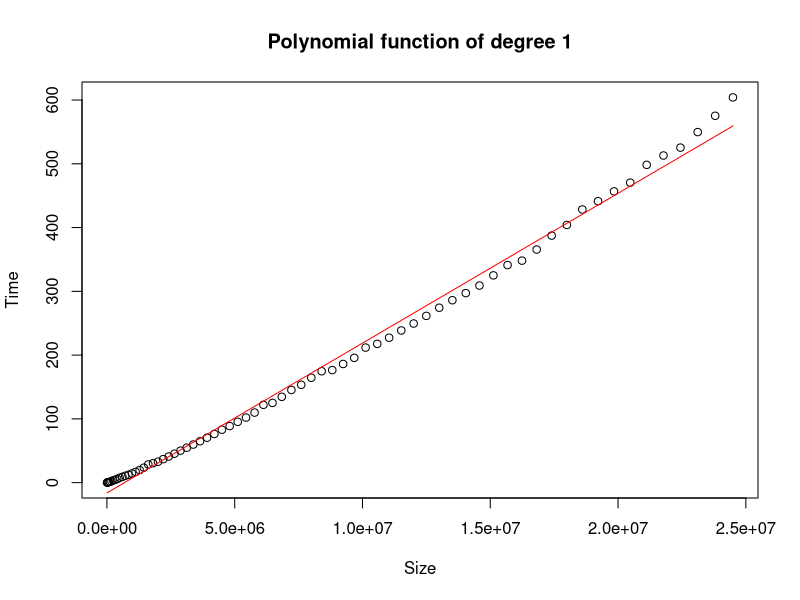
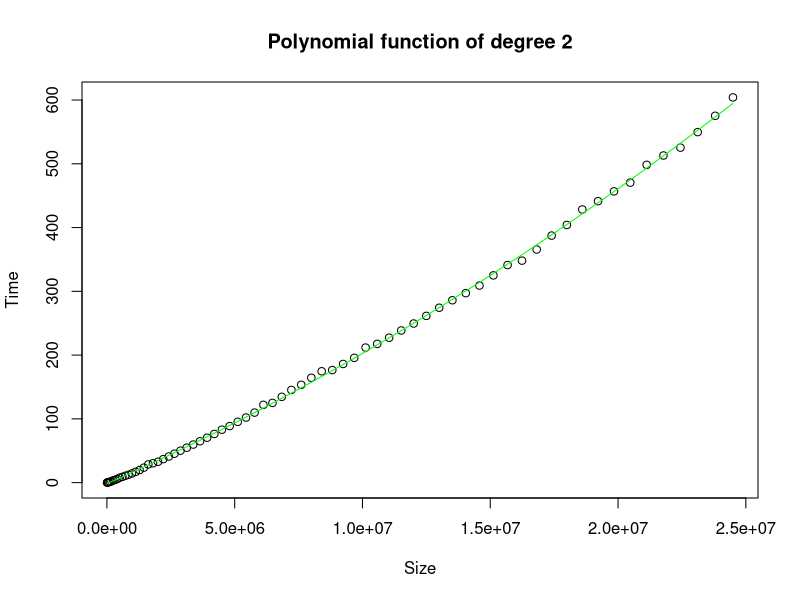
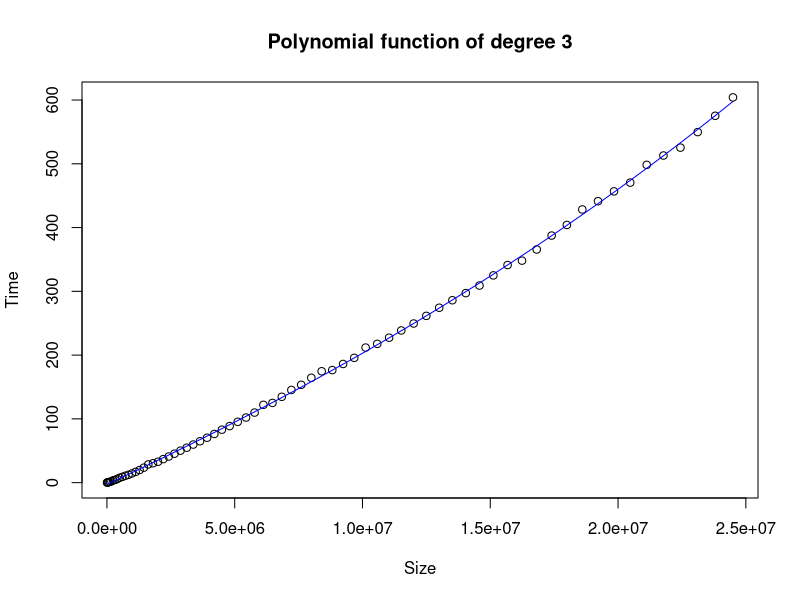
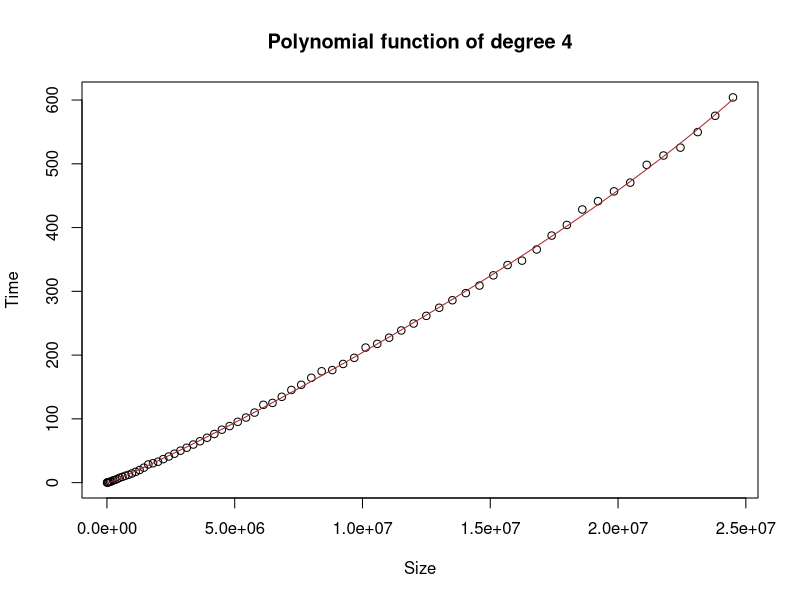
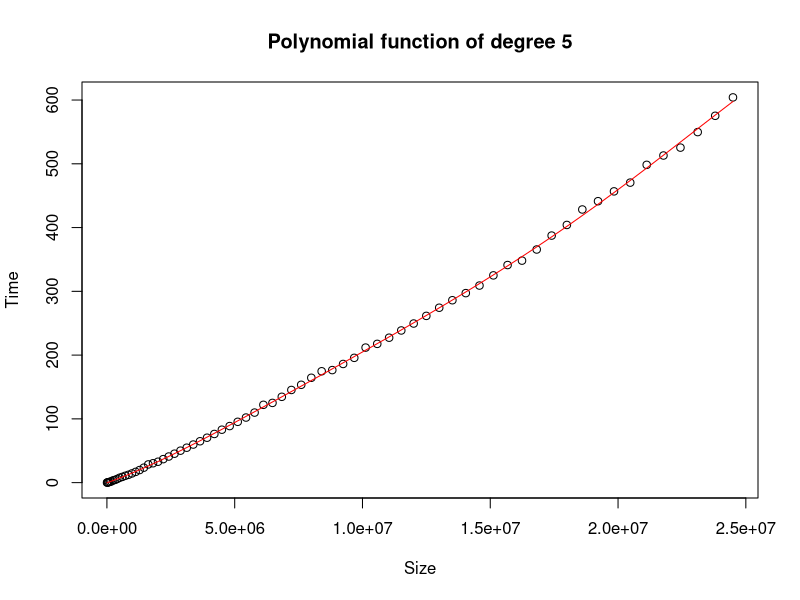
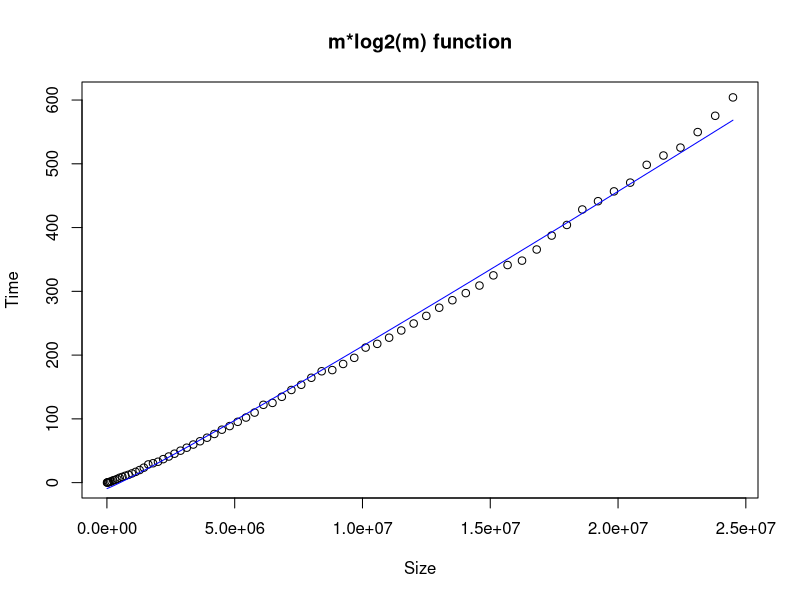
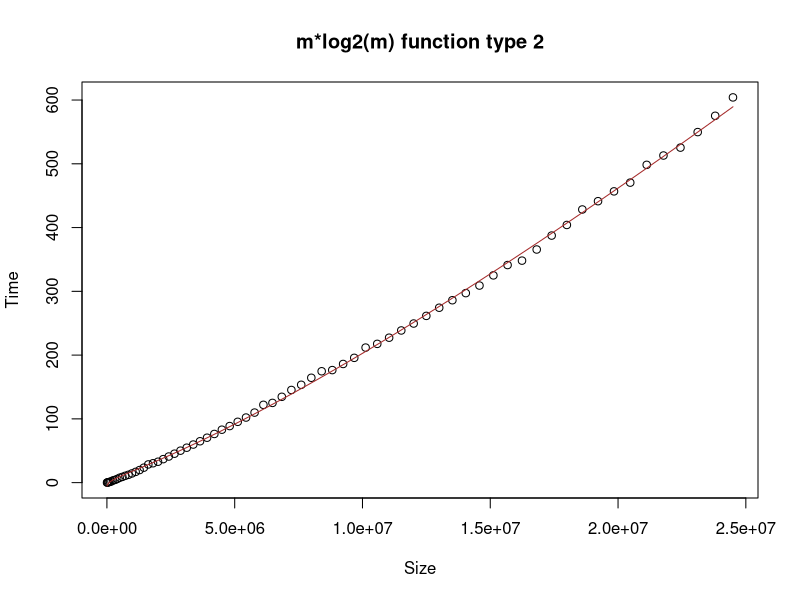

Source code (R) for these figures, in order:
kruskal = read.csv("kruskal.csv", header = F)
View(kruskal)
colnames(kruskal)=c("edges","vertices","time")
View(kruskal)

#The function that we will use is based on two variables: edges and time, becuase the hypothesis function is
# O(mlog(n)) where m is edges and n is vertices but that equation was reduced from O(mlog(m)) and n^2 = m ,
# so log(n^2) = 2*log(n) , therefore we can just use log(n).

ylm1 = lm(time~edges,data=kruskal)
summary(ylm1)
plot(kruskal$edges,kruskal$time,xlab = "Size", ylab = "Time",pch=21, main = "Polynomial function of degree 1")
lines(kruskal$edges,ylm1$fitted.values, col="red")
ylm1$coefficients
# Coefficients:
#   Estimate Std. Error t value Pr(>|t|)    
# (Intercept) -1.614e+01  2.394e+00  -6.741 4.15e-09 ***
#   edges        2.350e-05  2.147e-07 109.426  < 2e-16 ***
#   ---
#   Signif. codes:  0 ‘***’ 0.001 ‘**’ 0.01 ‘*’ 0.05 ‘.’ 0.1 ‘ ’ 1
# 
# Residual standard error: 13.29 on 68 degrees of freedom
# Multiple R-squared:  0.9944,	Adjusted R-squared:  0.9943 
# F-statistic: 1.197e+04 on 1 and 68 DF,  p-value: < 2.2e-16



fit2=lm(time~poly(edges,2,raw = T),data=kruskal)
summary(fit2)
fit2$coefficients
plot(kruskal$edges,kruskal$time,xlab = "Size", ylab = "Time",pch=21,main = "Polynomial function of degree 2" )
lines(kruskal$edges,fit2$fitted.values, col="green")
# Coefficients:
#   Estimate Std. Error t value Pr(>|t|)    
# (Intercept)              -1.603e+00  7.456e-01   -2.15   0.0352 *  
#   poly(edges, 2, raw = T)1  1.772e-05  1.869e-07   94.81   <2e-16 ***
#   poly(edges, 2, raw = T)2  2.705e-13  8.392e-15   32.23   <2e-16 ***
#   ---
#   Signif. codes:  0 ‘***’ 0.001 ‘**’ 0.01 ‘*’ 0.05 ‘.’ 0.1 ‘ ’ 1
# 
# Residual standard error: 3.297 on 67 degrees of freedom
# Multiple R-squared:  0.9997,	Adjusted R-squared:  0.9996 
# F-statistic: 9.787e+04 on 2 and 67 DF,  p-value: < 2.2e-16





fit3=lm(time~poly(edges,3,raw = T),data=kruskal)
summary(fit3)
fit3$coefficients
plot(kruskal$edges,kruskal$time,xlab = "Size", ylab = "Time",pch=21,main ="Polynomial function of degree 3" )
lines(kruskal$edges,fit3$fitted.values, col="blue")
# Coefficients:
#   Estimate Std. Error t value Pr(>|t|)    
# (Intercept)              -2.749e+00  8.381e-01  -3.280 0.001662 ** 
#   poly(edges, 3, raw = T)1  1.867e-05  4.045e-07  46.153  < 2e-16 ***
#   poly(edges, 3, raw = T)2  1.561e-13  4.438e-14   3.518 0.000792 ***
#   poly(edges, 3, raw = T)3  3.370e-21  1.287e-21   2.620 0.010913 *  
#   ---
#   Signif. codes:  0 ‘***’ 0.001 ‘**’ 0.01 ‘*’ 0.05 ‘.’ 0.1 ‘ ’ 1
# 
# Residual standard error: 3.162 on 66 degrees of freedom
# Multiple R-squared:  0.9997,	Adjusted R-squared:  0.9997 
# F-statistic: 7.096e+04 on 3 and 66 DF,  p-value: < 2.2e-16







fit4=lm(time~poly(edges,4,raw = T),data=kruskal)
summary(fit4)
fit4$coefficients
plot(kruskal$edges,kruskal$time,xlab = "Size", ylab = "Time",pch=21,main ="Polynomial function of degree 4" )
lines(kruskal$edges,fit4$fitted.values, col="brown")
# Coefficients:
#   Estimate Std. Error t value Pr(>|t|)    
# (Intercept)              -1.549e+00  8.998e-01  -1.722 0.089847 .  
# poly(edges, 4, raw = T)1  1.698e-05  7.068e-07  24.019  < 2e-16 ***
#   poly(edges, 4, raw = T)2  5.299e-13  1.374e-13   3.857 0.000266 ***
#   poly(edges, 4, raw = T)3 -2.267e-20  9.193e-21  -2.467 0.016288 *  
#   poly(edges, 4, raw = T)4  5.613e-28  1.964e-28   2.859 0.005713 ** 
#   ---
#   Signif. codes:  0 ‘***’ 0.001 ‘**’ 0.01 ‘*’ 0.05 ‘.’ 0.1 ‘ ’ 1
# 
# Residual standard error: 3.003 on 65 degrees of freedom
# Multiple R-squared:  0.9997,	Adjusted R-squared:  0.9997 
# F-statistic: 5.9e+04 on 4 and 65 DF,  p-value: < 2.2e-16



fit5=lm(time~poly(edges,5,raw = T) ,data=kruskal)
summary(fit5)
fit5$coefficients
plot(kruskal$edges,kruskal$time,xlab = "Size", ylab = "Time",pch=21,main ="Polynomial function of degree 5" )
lines(kruskal$edges,fit5$fitted.values, col="red")
# Coefficients:
#   Estimate Std. Error t value Pr(>|t|)    
# (Intercept)              -2.759e-01  9.301e-01  -0.297 0.767702    
# poly(edges, 5, raw = T)1  1.424e-05  1.078e-06  13.212  < 2e-16 ***
#   poly(edges, 5, raw = T)2  1.480e-12  3.223e-13   4.591 2.12e-05 ***
#   poly(edges, 5, raw = T)3 -1.372e-19  3.667e-20  -3.742 0.000393 ***
#   poly(edges, 5, raw = T)4  6.158e-27  1.752e-27   3.516 0.000812 ***
#   poly(edges, 5, raw = T)5 -9.516e-35  2.962e-35  -3.213 0.002059 ** 
#   ---
#   Signif. codes:  0 ‘***’ 0.001 ‘**’ 0.01 ‘*’ 0.05 ‘.’ 0.1 ‘ ’ 1
# 
# Residual standard error: 2.808 on 64 degrees of freedom
# Multiple R-squared:  0.9998,	Adjusted R-squared:  0.9997 
# F-statistic: 5.397e+04 on 5 and 64 DF,  p-value: < 2.2e-16




fit6=lm(time~I( edges*log2(edges) ),data=kruskal)
summary(fit6)
fit6$coefficients
plot(kruskal$edges,kruskal$time,xlab = "Size", ylab = "Time",pch=21,main ="m*log2(m) function" )
lines(kruskal$edges,fit6$fitted.values, col="blue")
# Coefficients:
#   Estimate Std. Error t value Pr(>|t|)    
# (Intercept)            -9.352e+00  1.696e+00  -5.515 5.85e-07 ***
#   I(edges * log2(edges))  9.609e-07  6.337e-09 151.623  < 2e-16 ***
#   ---
#   Signif. codes:  0 ‘***’ 0.001 ‘**’ 0.01 ‘*’ 0.05 ‘.’ 0.1 ‘ ’ 1
# 
# Residual standard error: 9.608 on 68 degrees of freedom
# Multiple R-squared:  0.9971,	Adjusted R-squared:  0.997 
# F-statistic: 2.299e+04 on 1 and 68 DF,  p-value: < 2.2e-16




fit7=lm(time~I( edges*log2(edges))+ edges + vertices  ,data=kruskal)
summary(fit7)
plot(kruskal$edges,kruskal$time,xlab = "Size", ylab = "Time",pch=21,main ="m*log2(m) function type 2" )
lines(kruskal$edges,fit7$fitted.values, col="brown")

# Coefficients:
#   Estimate Std. Error t value Pr(>|t|)    
# (Intercept)            -7.297e+00  2.485e+00  -2.936  0.00457 ** 
#   I(edges * log2(edges))  5.490e-06  5.003e-07  10.973  < 2e-16 ***
#   edges                  -1.170e-04  1.334e-05  -8.770 1.11e-12 ***
#   vertices                2.319e-02  4.262e-03   5.440 8.37e-07 ***
#   ---
#   Signif. codes:  0 ‘***’ 0.001 ‘**’ 0.01 ‘*’ 0.05 ‘.’ 0.1 ‘ ’ 1
# 
# Residual standard error: 4.308 on 66 degrees of freedom
# Multiple R-squared:  0.9994,	Adjusted R-squared:  0.9994 
# F-statistic: 3.82e+04 on 3 and 66 DF,  p-value: < 2.2e-16

s = (kruskal$time/(kruskal$edges*log2(kruskal$edges)))
summary(s)












